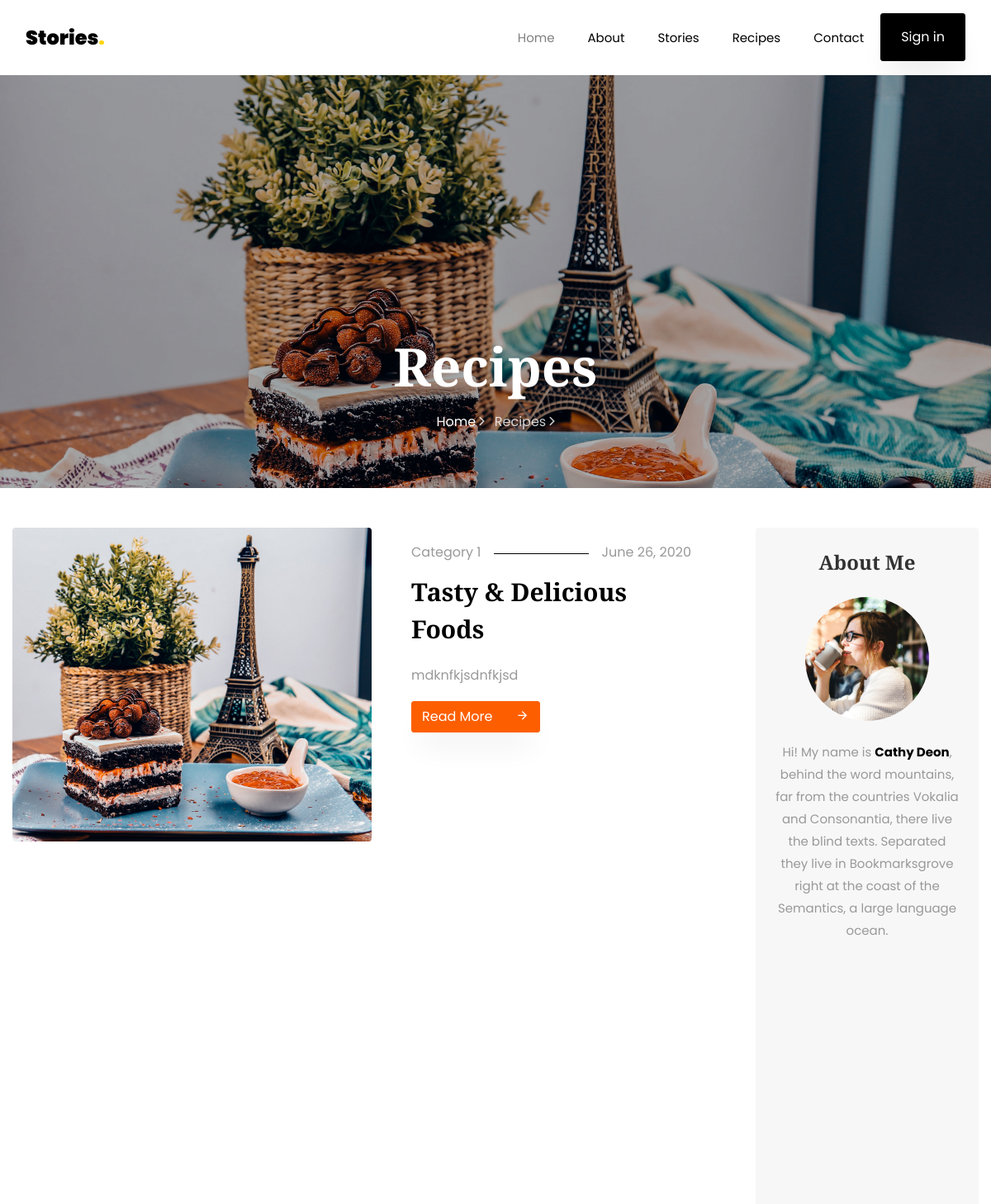
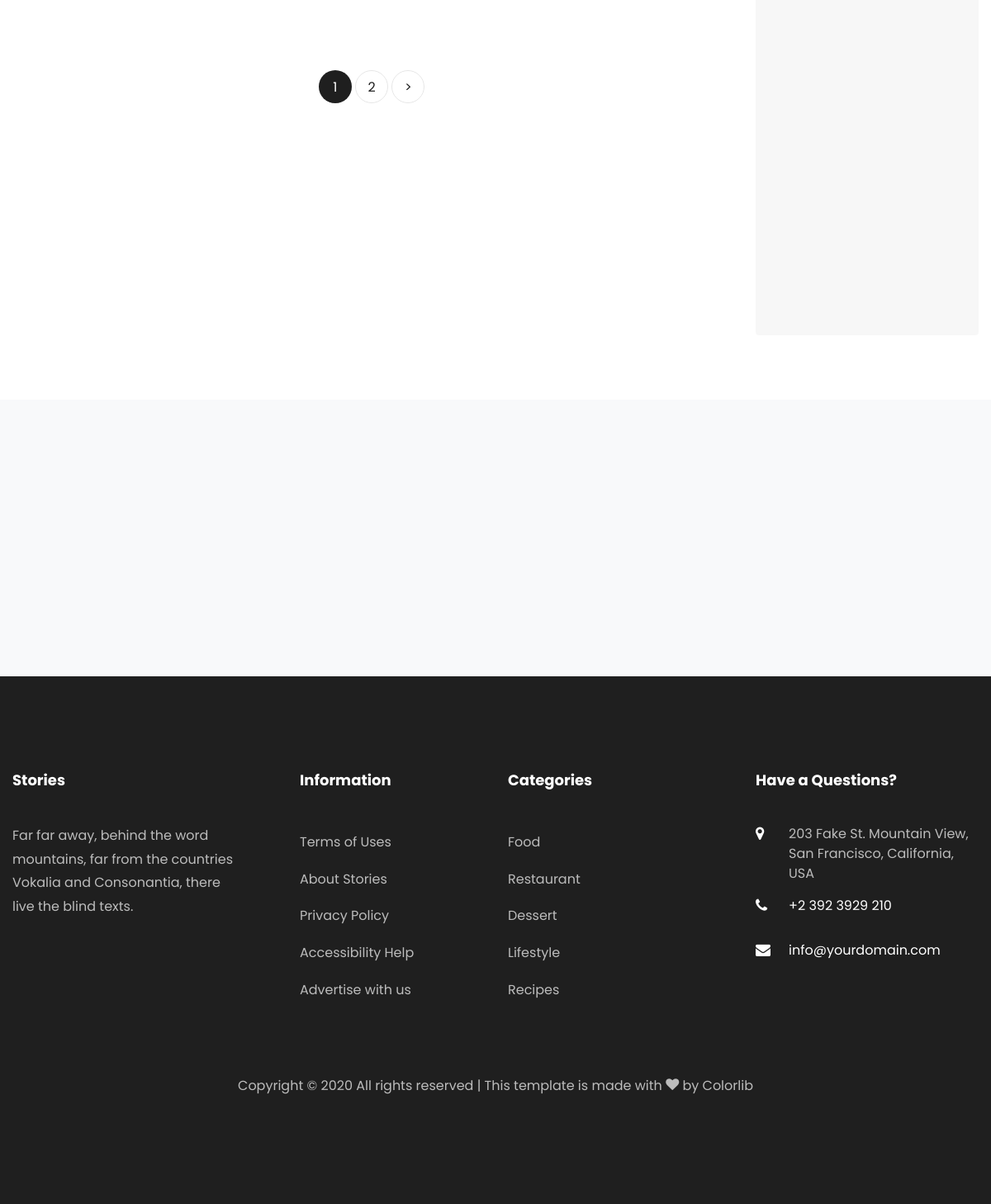
The app's page /recipes/ with its own data (2 pictures, top to bottom).
### stories/models.py (models this page shows, shortened)
class Recipe(models.Model):
    title = models.CharField(max_length=255)
    image = models.ImageField(upload_to='recipes/')
    short_description = models.TextField(max_length=1000, help_text="bu reseptler siyahisinda cixacaq metindir")
    long_description = models.TextField(null=True, blank=True)
    category = models.ForeignKey(Category, on_delete=models.CASCADE)
    author = models.ForeignKey(Author, on_delete=models.CASCADE)
    created_at = models.DateTimeField(auto_now_add=True)
    updated_at = models.DateTimeField(auto_now=True)
    class Meta:
        db_table = "recipes"
        verbose_name = "Resept"
        verbose_name_plural = "Reseptlər"
        ordering = 'created_at',

class Category(models.Model):
    title = models.CharField('Title', max_length=50)
    image = models.ImageField('Şəkil', upload_to="categories/")
    created_at = models.DateTimeField(auto_now_add=True)
    updated_at = models.DateTimeField(auto_now=True)
    class Meta:
        verbose_name = 'Kateqoriya'
        verbose_name_plural = 'Kateqoriyalar'

### stories/views.py (the view)
# urls.py: path('recipes/', RecipeList.as_view(), name="recipes"),
class RecipeList(ListView):
    model = Recipe
    template_name = 'recipes.html'
    context_object_name = 'recipes'
    paginate_by = 2

### stories/templates/recipes.html (shortened to what this page needs)
{% extends 'base.html' %}
{% load static %}
{% block content %}
<section class="hero-wrap hero-wrap-2" style="background-image: url({% static 'images/bg_4.jpg' %});">
    <div class="overlay"></div>
    <div class="container">
        <div class="row no-gutters slider-text align-items-end justify-content-center">
            <div class="col-md-9 ftco-animate pb-5 text-center">
                <h1 class="mb-3 bread">Recipes</h1>
                <p class="breadcrumbs"><span class="mr-2"><a href="index.html">Home <i
                        class="ion-ios-arrow-forward"></i></a></span> <span>Recipes <i
                        class="ion-ios-arrow-forward"></i></span></p>
            </div>
        </div>
    </div>
</section>
<section class="ftco-section">
    <div class="container">
        <div class="row">
            <div class="col-lg-9">
                <div class="row">
                    {% for recipe in recipes %}
                    <div class="col-md-6 col-lg-12 ftco-animate">
                        <div class="blog-entry d-lg-flex">
                            <div class="half">
                                <a href="{% url 'recipe-detail' recipe.id %}" class="img d-flex align-items-end"
                                   style="background-image: url('{{ recipe.image.url }}');">
                                </a>
                            </div>
                            <div class="text px-md-4 px-lg-5 half pt-3">
                                <p class="meta d-flex"><span class="pr-3">{{ recipe.category.title }}</span><span class="ml-auto pl-3">{{recipe.created_at|date:"F d, Y"}}</span>
                                </p>
                                <h3><a href="{% url 'recipe-detail' recipe.id %}">{{ recipe.title }}</a></h3>
                                <p>{{ recipe.short_description }}
                                </p>
                                <p class="mb-0"><a href="{% url 'recipe-detail' recipe.id %}" class="btn btn-primary">Read More <span
                                        class="icon-arrow_forward ml-4"></span></a></p>
                            </div>
                        </div>
                    </div>
                    {% endfor %}
                </div>
                <div class="row mt-5">
                    <div class="col text-center">
                        <div class="block-27">
                            <ul>
                                {% for i in page_obj.paginator.page_range %}
                                    {% if i == page_obj.number %}
                                        <li class="active"><span>{{i}}</span></li>
                                    {% else %}
                                        <li><a href="?page={{i}}">{{i}}</a></li>
                                    {% endif %}
                                {% endfor %}
                                {% if page_obj.has_next %}
                                    <li><a href="?page={{ page_obj.next_page_number }}">&gt;</a></li>
                                {% endif %}
                            </ul>
                        </div>
                    </div>
                </div>
            </div>
            <div class="col-lg-3">
                <div class="sidebar-wrap">
                    <div class="sidebar-box p-4 about text-center ftco-animate">
                        <h2 class="heading mb-4">About Me</h2>
                        <img src="{% static 'images/author.jpg' %}" class="img-fluid" alt="Colorlib Template">
                        <div class="text pt-4">
                            <p>Hi! My name is <strong>Cathy Deon</strong>, behind the word mountains, far from the
                                countries Vokalia and Consonantia, there live the blind texts. Separated they live in
                                Bookmarksgrove right at the coast of the Semantics, a large language ocean.</p>
                        </div>
                    </div>
                </div>
            </div>
        </div>
    </div>
</section>
<section class="ftco-subscribe ftco-section bg-light">
    <div class="overlay">
        <div class="container">
            <div class="row d-flex justify-content-center">
            </div>
        </div>
    </div>
</section>
{% endblock %}

### static/css/icomoon.css (style rules this page uses)
[class^="icon-"], [class*=" icon-"] { font-family: 'icomoon' !important; speak: none; font-style: normal; font-weight: normal; font-variant: normal; text-transform: none; line-height: 1; -webkit-font-smoothing: antialiased; -moz-osx-font-smoothing: grayscale; }
.icon-arrow_forward:before { content: "\e5c8"; }

### records on screen
Recipe: image (picture), category "Category 1", created_at "June 26, 2020", title "Tasty & Delicious Foods", short_description "mdknfkjsdnfkjsd"

### other values on screen
{{ i }} "1"
{{ i }} "2"
